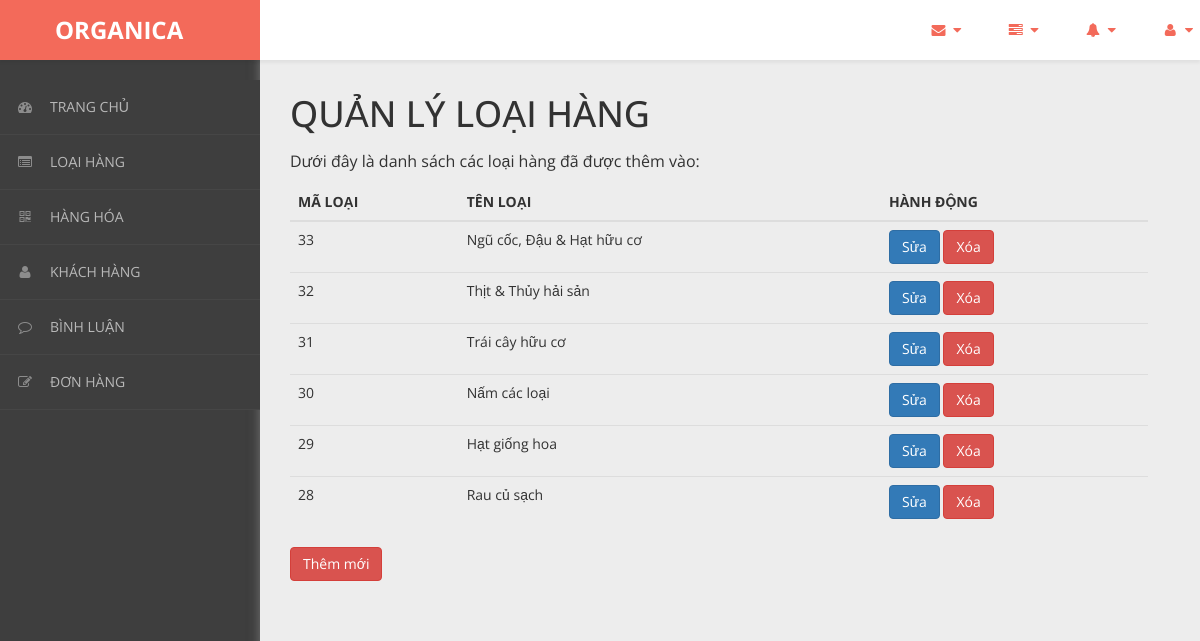
Screenshot of /admin/content/loai-hang/loai-hang-list.php with the database file from the repository.
### tables this page shows
CREATE TABLE `loai_hang` (
  `ma_loai` int(11) NOT NULL,
  `ten_loai` varchar(50) NOT NULL
);

### admin/dao/pdo.php (called while the page is built, shortened)
<?php
    function pdo_get_connection(){
        $pdo = new PDO("mysql:host=localhost;dbname=staffcoffee",'root','');
        $pdo->setAttribute(PDO::ATTR_ERRMODE, PDO::ERRMODE_EXCEPTION);
        return $pdo;
    }
    function pdo_query($sql){
        $sql_args = array_slice(func_get_args(),1);
        try{
            $conn = pdo_get_connection();
            $stmt = $conn ->prepare($sql);
            $stmt -> execute($sql_args);
            $rows = $stmt -> fetchAll();
            return $rows;
        }catch(PDOException $e){
            throw $e;
        }finally{
            unset($conn);
        }
    }
    ?>

### admin/dao/loai-hang.php (called while the page is built, shortened)
<?php
    require_once ('pdo.php');
    function loai_hang_select_all(){
        $sql = "SELECT * FROM loai_hang ORDER BY ma_loai DESC";
        return pdo_query($sql);
    }
?>

### admin/content/loai-hang/loai-hang-list.php (the view, shortened to what this page needs)
<!DOCTYPE html>
<html xmlns="http://www.w3.org/1999/xhtml">
<head>
    <link href="../../../css/admin/css/bootstrap.css" rel="stylesheet" />
    <link href="../../../css/admin/css/font-awesome.css" rel="stylesheet" />
    <link href="../../../css/admin/css/custom-styles.css" rel="stylesheet" />
</head>
<body>
    <div id="wrapper">
        <nav class="navbar navbar-default top-navbar" role="navigation">
            <div class="navbar-header">
                <a class="navbar-brand" href="../../../../RauCuQuaOrganica/trang-chinh/"><strong style = "margin-left: 40px;">ORGANICA</strong></a>
            </div>
            <ul class="nav navbar-top-links navbar-right">
                <li class="dropdown">
                    <a class="dropdown-toggle" data-toggle="dropdown" href="#" aria-expanded="false">
                        <i class="fa fa-envelope fa-fw"></i> <i class="fa fa-caret-down"></i>
                    </a>
                </li>
                <li class="dropdown">
                    <a class="dropdown-toggle" data-toggle="dropdown" href="#" aria-expanded="false">
                        <i class="fa fa-tasks fa-fw"></i> <i class="fa fa-caret-down"></i>
                    </a>
                </li>
                <li class="dropdown">
                    <a class="dropdown-toggle" data-toggle="dropdown" href="#" aria-expanded="false">
                        <i class="fa fa-bell fa-fw"></i> <i class="fa fa-caret-down"></i>
                    </a>
                </li>
                <li class="dropdown">
                    <a class="dropdown-toggle" data-toggle="dropdown" href="#" aria-expanded="false">
                        <i class="fa fa-user fa-fw"></i> <i class="fa fa-caret-down"></i>
                    </a>
                </li>
            </ul>
        </nav>
        <nav class="navbar-default navbar-side" role="navigation">
            <div class="sidebar-collapse">
                <ul class="nav" id="main-menu">
                <li>
                        <a href="../thong-ke/thong-ke-list.php"><i class="fa fa-dashboard"></i>TRANG CHỦ</a>
                    </li>
                    <li>
                        <a href="../loai-hang/loai-hang-list.php"><i class="fa fa-list-alt" aria-hidden="true"></i>LOẠI HÀNG</a>
                    </li>
                    <li>
                        <a href="../hang-hoa/hang-hoa-list.php"><i class="fa fa-qrcode"></i>HÀNG HÓA</a>
                    </li>
                    <li>
                        <a href="../khach-hang/khach-hang-list.php"><i class="fa fa-user"></i>KHÁCH HÀNG</a>
                    </li>
                    <li>
                        <a href="../binh-luan/binh-luan-list.php"><i class="fa fa-comment-o" aria-hidden="true"></i>BÌNH LUẬN</a>
                    </li>
                    <li>
                        <a href="../hoa-don/hoa-don-list.php"><i class="fa fa-edit"></i>ĐƠN HÀNG</a>
                    </li>
                </ul>
            </div>
        </nav>
        <div id="page-wrapper">
		  <div class="header">
                        <div class="page-header">
                            <h1>QUẢN LÝ LOẠI HÀNG</h1>
                            <p>Dưới đây là danh sách các loại hàng đã được thêm vào:</p>
                            <?php
                                require_once ('../../dao/loai-hang.php');
                                $items = loai_hang_select_all();
                            ?>
                            <table class="table table-hover">
                                <thead>
                                  <tr>
                                    <th>MÃ LOẠI</th>
                                    <th>TÊN LOẠI</th>
                                    <th>HÀNH ĐỘNG</th>
                                  </tr>
                                </thead>
                                <tbody>
                                <?php foreach($items as $item){
                                     extract($item);
                                    ?>
                                  <tr>
                                    <td><?=$ma_loai?></td>
                                    <td><?=$ten_loai?></td>
                                    <td>
                                        <a href="loai-hang-update.php?ma_loai=<?=$ma_loai?>"><button class="btn btn-primary">Sửa</button></a>
                                        <a onclick = "return confirm('Bạn có chắc chắn muốn xóa ?')" href="loai-hang-delete.php?ma_loai=<?=$ma_loai?>"><button class="btn btn-danger">Xóa</button></a>
                                    </td>
                                  </tr>
                                <?php } ?>
                                </tbody>
                              </table>
                            <a href="../../content/loai-hang/loai-hang-new.php"><button class="btn btn-danger">Thêm mới</button></a>
                        </div>
		</div>
            </div>
        </div>
</body>
</html>

### css/admin/css/custom-styles.css (style rules this page uses)
body { font-family: 'Open Sans', sans-serif; background: #3E3E3E; }
#wrapper { width: 100%; }
#page-wrapper { padding: 15px 15px; min-height: 600px; background: #EDEDED; }
h1, .h1, h2, .h2, h3, .h3 { margin-top: 7px; margin-bottom: -5px; }
p { font-size:16px; line-height:25px; padding-top:20px; }
.navbar-side { z-index: 0; }
.navbar-side .nav > li > a > i { color: #8C8C8C;padding: 8px;width: 30px;text-align: center; }
.top-navbar { position: fixed; width: 100%; z-index: 300; -webkit-box-shadow: 0 3px 3px rgba(0, 0, 0, 0.05); -moz-box-shadow: 0 3px 3px rgba(0, 0, 0, 0.05); box-shadow: 0 3px 3px rgba(0, 0, 0, 0.05); }
.navbar-side { z-index: 1; position: fixed; width: 260px; top: 80px; }
#page-wrapper { position: relative; top: 55px; box-shadow: 0 0 10px #757575; -moz-box-shadow: 0 0 10px #757575; -webkit-box-shadow: 0 0 10px #757575; }
.page-header { margin: 0;border-bottom: 1px solid transparent;text-align: left;background-color: rgb(237, 237, 237);padding: 32px 22px 32px 0;color: #323232; }
.header { margin: 0 30px; }
.top-navbar { margin:0px; }
.top-navbar .navbar-brand { color: #fff;width: 260px;text-align: left;height: 60px;font-size: 24px;font-weight: 700;line-height: 30px;background: #F36A5A; }
.top-navbar .nav > li { position: relative; display: inline-block; margin: 0px; padding: 0px; }
.top-navbar .nav > li > a { position: relative; display: block; padding: 20px;color: #FFFFFF; margin: 0px; }
.sidebar-collapse , .sidebar-collapse .nav { background:none; }
.sidebar-collapse .nav { padding:0; }
.sidebar-collapse .nav > li > a { color: #B8B8B8; background:transparent; text-shadow:none; font-size: 14px; }
.sidebar-collapse > .nav > li > a { padding: 12px 10px; }
.sidebar-collapse > .nav > li { border-bottom: 1px solid rgba(107, 108, 109, 0.19); }
.navbar-side { border:none; background: #3E3E3E; }
.top-navbar { background: #FFFFFF; border-bottom:none; }
.top-navbar .nav > li > a > i { margin-right: 2px; }
.navbar-default { border:0px solid black; }
.navbar-header { background: transparent; }
.nav > li > a > i { margin-right:10px; color: rgb(243, 106, 90); }
@media (min-width:768px) { #page-wrapper { margin: 0 0 0 260px; padding: 0; min-height: 1200px; } }
@media (min-width:768px) { .navbar-side { width: 260px; z-index: 1; } }
@media (min-width:768px) { .navbar { border-radius: 0px; } }

### rows the page displays
loai_hang: ma_loai "33", ten_loai "Ngũ cốc, Đậu & Hạt hữu cơ"
loai_hang: ma_loai "32", ten_loai "Thịt & Thủy hải sản"
loai_hang: ma_loai "31", ten_loai "Trái cây hữu cơ"
loai_hang: ma_loai "30", ten_loai "Nấm các loại"
loai_hang: ma_loai "29", ten_loai "Hạt giống hoa"
loai_hang: ma_loai "28", ten_loai "Rau củ sạch"
